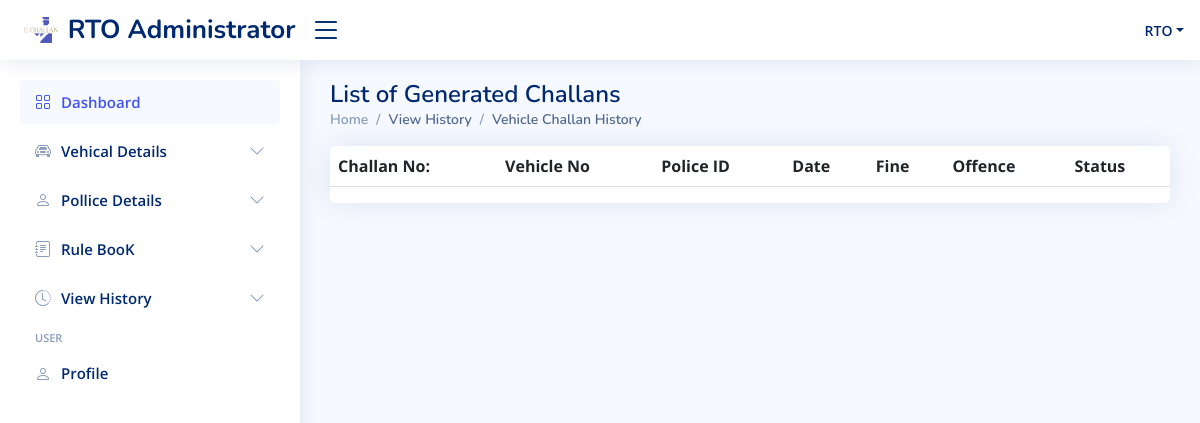
Page /rto-administrator/rtodashboard/challan_history/ (signed in) on the earlier database version.
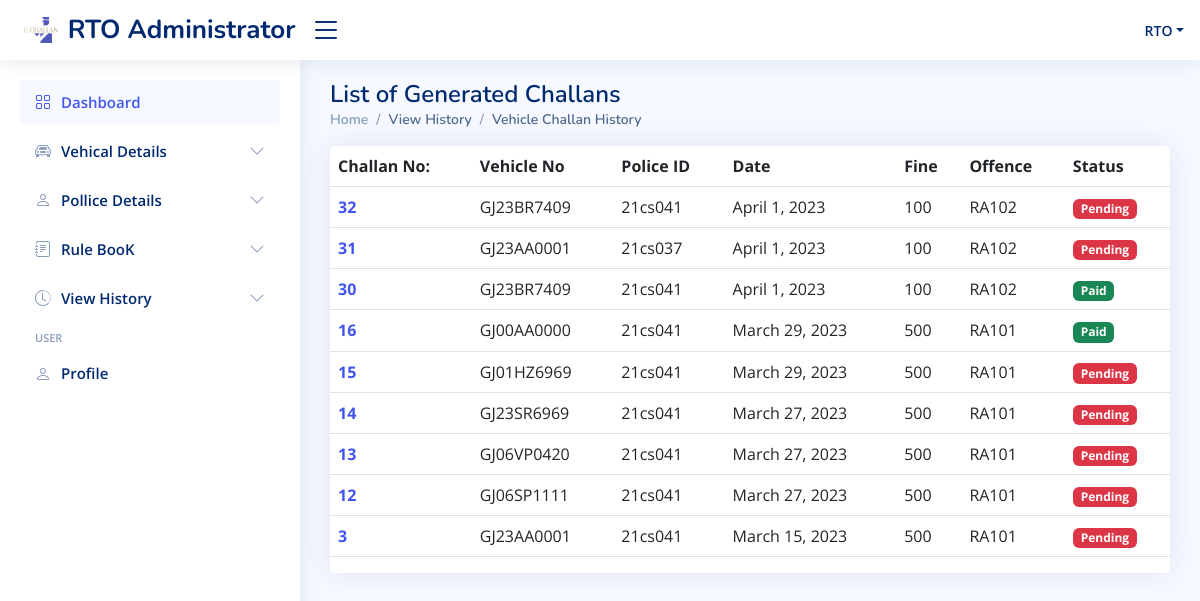
Same page on the later database version.
### rto/models.py (models this page shows, shortened)
class Challan(models.Model):
    challan_no=models.AutoField(primary_key = True)
    cpolice=models.CharField(max_length=50,default=None)
    suspect_name=models.CharField(max_length=50,default=None)
    owner_name=models.CharField(max_length=50,default=None)
    offence_date=models.DateField(default=None)
    offence_time=models.TimeField(default=None)
    vehicle_no=models.CharField(max_length=50,default=None)
    offender_mobile_no=models.IntegerField(default=None,null=True)
    offender_email_id=models.CharField(max_length=50,default=None,null=True)
    fine=models.IntegerField(default=None)
    rule_code=models.CharField(max_length=50,default=None)
    evidence=models.ImageField( height_field=None, width_field=None,max_length=100, blank=True)
    status=models.CharField(max_length=15,default='Pending')

### rto/views.py (the view)
# urls.py: path('rtodashboard/challan_history/', views.allcrto,name="challanlist"),
def allcrto(request):
    if authcheck(request):
        allchs = list(Challan.objects.all().values().reverse())
        allchs=allchs[::-1]
        c = request.session.get('username')
        v = request.session.get('username')
        context1 = {
            'user': user(request),
            'c': allchs
            }
        return render(request, 'challan_history.html',context1)
    else:
        return log_rto(request)

### rto/views.py (called while the page is built)
def authcheck(request):
    if request.session.get('login') == False or request.session.get('username') == None:
        return False
    else:
        return True

def user(request):
    user_info = {
        'username': request.session.get('username')
    }
    return user_info

### rto/templates/challan_history.html (shortened to what this page needs)
{% extends 'base.html' %}
{% block body1 %}
<main id="main" class="main">
  <div class="pagetitle">
    <h1>List of Generated Challans</h1>
    <nav>
      <ol class="breadcrumb">
        <li class="breadcrumb-item"><a href="../">Home</a></li>
        <li class="breadcrumb-item active">View History</li>
        <li class="breadcrumb-item active">Vehicle Challan History</li>
      </ol>
    </nav>
  </div>
  <section class="section">
    <div class="row">
      <div class="col-lg-12">
        <div class="col-12">
          <div class="card  overflow-auto">
            <table class="table table-border datatable">
                <thead>
                  <tr>
                    <tr>
                      <th scope="col">Challan No:</th>
                      <th scope="col">Vehicle No </th>
                      <th scope="col">Police ID </th>
                      <th scope="col">Date </th>
                      <th scope="col">Fine </th>
                      <th scope="col">Offence </th>
                    <th scope="col">Status </th>
                  </tr>
                </thead>
                <tbody>
                    {% for i in c %}
                    <tr>
                      <th scope="row"><a href="rchallan/{{ i.challan_no}}">{{i.challan_no}}</a></th>
                      <td>{{i.vehicle_no}}</td>
                      <td>{{i.cpolice}}</td>
                    <td>{{i.offence_date}}</td>
                    <td>{{i.fine}}</td>
                    <td>{{i.rule_code}}</td>
                    {% if i.status == 'Paid' %}
                    <td><span class="badge bg-success">{{i.status}}</span></td>
                    {% else %}
                    <td><span class="badge bg-danger">{{i.status}}</span></td>
                    {%endif%}
                       </tr>
                    {% endfor %}
              </tbody>
            </table>
          </div>
        </div>
    </div>
    </div>
  </section>
</main>
{% endblock body1 %}

### rto/templates/base.html (shortened to what this page needs)
{% load static %}
<!DOCTYPE html>
<html lang="en">
<head>
  <link href="{% static 'assets/vendor/bootstrap/css/bootstrap.min.css' %}" rel="stylesheet">
  <link href="{% static 'assets/vendor/bootstrap-icons/bootstrap-icons.css' %}" rel="stylesheet">
  <link href="{% static 'assets/vendor/boxicons/css/boxicons.min.css' %}" rel="stylesheet">
  <link href="{% static 'assets/vendor/quill/quill.snow.css' %}" rel="stylesheet">
  <link href="{% static 'assets/vendor/quill/quill.bubble.css' %}" rel="stylesheet">
  <link href="{% static 'assets/vendor/remixicon/remixicon.css' %}" rel="stylesheet">
  <link href="{% static 'assets/vendor/simple-datatables/style.css' %}" rel="stylesheet">
  <link href="{% static 'assets/css/style.css' %}" rel="stylesheet">
</head>
<body>
  <header id="header" class="header fixed-top d-flex align-items-center">
    <div class="d-flex align-items-center justify-content-between">
      <a href="/rto-administrator/rtodashboard/" class="logo d-flex align-items-center">
        <img src="assets/img/logo.png" alt="">
        <span class="d-none d-lg-block">RTO Administrator</span>
      </a>
      <i class="bi bi-list toggle-sidebar-btn"></i>
    </div>
    <nav class="header-nav ms-auto">
      <ul class="d-flex align-items-center">
        <li class="nav-item dropdown pe-3">
          <a class="nav-link nav-profile d-flex align-items-center pe-0" href="#" data-bs-toggle="dropdown">
            <span class=" d-md-block dropdown-toggle ps-2">{{user.username}}</span>
          </a>
        </li>
      </ul>
    </nav>
  </header>
   <aside id="sidebar" class="sidebar">
    <ul class="sidebar-nav" id="sidebar-nav">
      <li class="nav-item">
        <a class="nav-link " href="/rto-administrator/rtodashboard/">
          <i class="bi bi-grid"></i>
          <span>Dashboard</span>
        </a>
      </li>
      <li class="nav-item">
        <a class="nav-link collapsed" data-bs-target="#components-nav" data-bs-toggle="collapse" href="#">
          <i class="bi bi-car-front"></i><span>Vehical Details</span><i class="bi bi-chevron-down ms-auto"></i>
        </a>
      </li>
      <li class="nav-item">
        <a class="nav-link collapsed" data-bs-target="#forms-nav" data-bs-toggle="collapse" href="#">
          <i class="bi bi-person"></i><span>Pollice Details</span><i class="bi bi-chevron-down ms-auto"></i>
        </a>
      </li>
      <li class="nav-item">
        <a class="nav-link collapsed" data-bs-target="#rule-nav" data-bs-toggle="collapse" href="#">
          <i class="bi bi-journal-text"></i><span>Rule BooK</span><i class="bi bi-chevron-down ms-auto"></i>
        </a>
      </li>
      <li class="nav-item">
        <a class="nav-link collapsed" data-bs-target="#charts-nav" data-bs-toggle="collapse" href="#">
          <i class="bi bi-clock-history"></i><span>View History</span><i class="bi bi-chevron-down ms-auto"></i>
        </a>
      </li>
      <li class="nav-heading">USER</li>
      <li class="nav-item">
        <a class="nav-link collapsed" href="/rto-administrator/rtodashboard/profile/">
          <i class="bi bi-person"></i>
          <span>Profile</span>
        </a>
      </li>
    </ul>
  </aside>
  <div class="new1">
  {% block body1 %}
  {% endblock body1 %}
  </div>
</body>
</html>

### rto/static/assets/css/style.css (style rules this page uses)
:root { scroll-behavior: smooth; }
body { font-family: "Open Sans", sans-serif; background: #f6f9ff; color: #444444; }
a { color: #4154f1; text-decoration: none; }
h1, h2, h3, h4, h5, h6 { font-family: "Nunito", sans-serif; }
#main { margin-top: 60px; padding: 20px 30px; transition: all 0.3s; }
.pagetitle { margin-bottom: 10px; }
.pagetitle h1 { font-size: 24px; margin-bottom: 0; font-weight: 600; color: #012970; }
.card { margin-bottom: 30px; border: none; border-radius: 5px; box-shadow: 0px 0 30px rgba(1, 41, 112, 0.1); }
.breadcrumb { font-size: 14px; font-family: "Nunito", sans-serif; color: #899bbd; font-weight: 600; }
.breadcrumb a { color: #899bbd; transition: 0.3s; }
.breadcrumb .breadcrumb-item::before { color: #899bbd; }
.breadcrumb .active { color: #51678f; font-weight: 600; }
.logo { line-height: 1; }
@media (min-width: 1200px) { .logo { width: 280px; } }
.logo img { max-height: 26px; margin-right: 6px; }
.logo span { font-size: 26px; font-weight: 700; color: #012970; font-family: "Nunito", sans-serif; }
.header { transition: all 0.5s; z-index: 997; height: 60px; box-shadow: 0px 2px 20px rgba(1, 41, 112, 0.1); background-color: #fff; padding-left: 20px; }
.header .toggle-sidebar-btn { font-size: 32px; padding-left: 10px; cursor: pointer; color: #012970; }
.header-nav ul { list-style: none; }
.header-nav>ul { margin: 0; padding: 0; }
.header-nav .nav-profile { color: #012970; }
.header-nav .nav-profile span { font-size: 14px; font-weight: 600; }
.sidebar { position: fixed; top: 60px; left: 0; bottom: 0; width: 300px; z-index: 996; transition: all 0.3s; padding: 20px; overflow-y: auto; scrollbar-width: thin; scrollbar-color: #aab7cf transparent; box-shadow: 0px 0px 20px rgba(1, 41, 112, 0.1); background-color: #fff; }
@media (min-width: 1200px) { #main, #footer { margin-left: 300px; } }
.sidebar-nav { padding: 0; margin: 0; list-style: none; }
.sidebar-nav li { padding: 0; margin: 0; list-style: none; }
.sidebar-nav .nav-item { margin-bottom: 5px; }
.sidebar-nav .nav-heading { font-size: 11px; text-transform: uppercase; color: #899bbd; font-weight: 600; margin: 10px 0 5px 15px; }
.sidebar-nav .nav-link { display: flex; align-items: center; font-size: 15px; font-weight: 600; color: #4154f1; transition: 0.3; background: #f6f9ff; padding: 10px 15px; border-radius: 4px; }
.sidebar-nav .nav-link i { font-size: 16px; margin-right: 10px; color: #4154f1; }
.sidebar-nav .nav-link.collapsed { color: #012970; background: #fff; }
.sidebar-nav .nav-link.collapsed i { color: #899bbd; }
.sidebar-nav .nav-link .bi-chevron-down { margin-right: 0; transition: transform 0.2s ease-in-out; }

Differences in the rows shown:
added Challan: challan_no "32", vehicle_no "GJ23BR7409", cpolice "21cs041", offence_date "April 1, 2023", fine "100", rule_code "RA102", status "Pending"
added Challan: challan_no "31", vehicle_no "GJ23AA0001", cpolice "21cs037", offence_date "April 1, 2023", fine "100", rule_code "RA102", status "Pending"
added Challan: challan_no "30", vehicle_no "GJ23BR7409", cpolice "21cs041", offence_date "April 1, 2023", fine "100", rule_code "RA102", status "Paid"
added Challan: challan_no "16", vehicle_no "GJ00AA0000", cpolice "21cs041", offence_date "March 29, 2023", fine "500", rule_code "RA101", status "Paid"
added Challan: challan_no "15", vehicle_no "GJ01HZ6969", cpolice "21cs041", offence_date "March 29, 2023", fine "500", rule_code "RA101", status "Pending"
added Challan: challan_no "14", vehicle_no "GJ23SR6969", cpolice "21cs041", offence_date "March 27, 2023", fine "500", rule_code "RA101", status "Pending"
added Challan: challan_no "13", vehicle_no "GJ06VP0420", cpolice "21cs041", offence_date "March 27, 2023", fine "500", rule_code "RA101", status "Pending"
added Challan: challan_no "12", vehicle_no "GJ06SP1111", cpolice "21cs041", offence_date "March 27, 2023", fine "500", rule_code "RA101", status "Pending"
added Challan: challan_no "3", vehicle_no "GJ23AA0001", cpolice "21cs041", offence_date "March 15, 2023", fine "500", rule_code "RA101", status "Pending"
